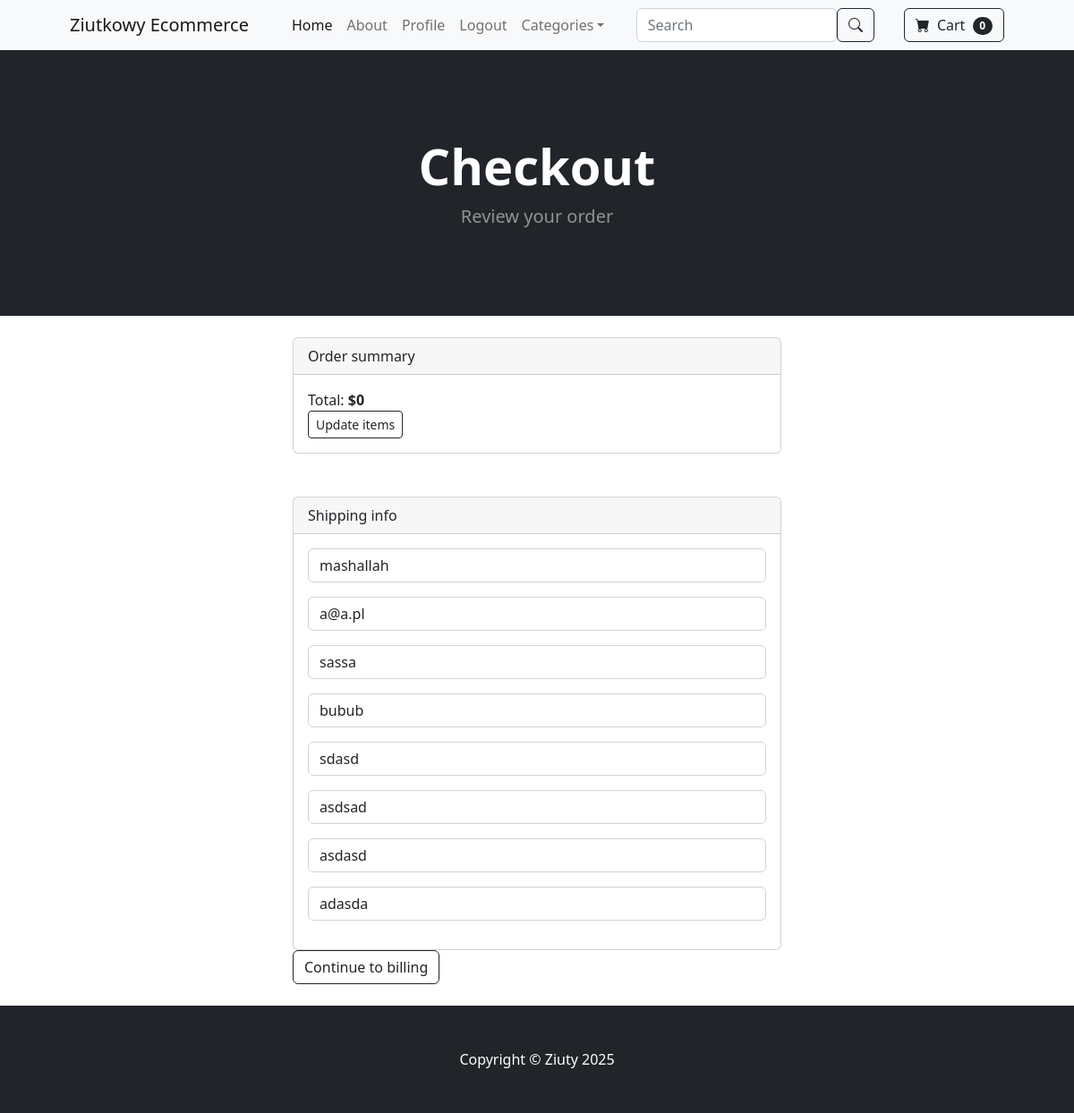
Page /payment/checkout/ (signed in) on the committed database.
### payment/models.py (models this page shows, shortened)
class ShippingAddress(models.Model):
    user = models.ForeignKey(User,on_delete=models.CASCADE, null=True, blank=True)
    shipping_full_name = models.CharField(max_length=255)
    shipping_email = models.EmailField(max_length=255)
    shipping_address1 = models.CharField(max_length=255)
    shipping_address2 = models.CharField(max_length=255)
    shipping_city = models.CharField(max_length=255)
    shipping_area = models.CharField(max_length=255)
    shipping_zipcode = models.CharField(max_length=255)
    shipping_country = models.CharField(max_length=255)
    class Meta:
        verbose_name_plural = 'Shipping Address'

### payment/views.py (the view)
# urls.py: path('checkout/', views.checkout, name='checkout'),
def checkout(request):
    cart = Cart(request)
    cart_products = cart.get_prods
    quantities = cart.get_quants
    totals = cart.cart_total()
    if not request.user.is_authenticated:
            ship_form = ChangeShippingForm(request.POST or None)
    else:
            try:
                shipping_user = ShippingAddress.objects.get(user__id=request.user.id)
            except ShippingAddress.DoesNotExist:
                shipping_user = None
            ship_form = ChangeShippingForm(request.POST or None,instance=shipping_user)
    return render(request, "payment/checkout.html",
                  {"cart_products": cart_products,
                    "quantities": quantities,
                    'totals':totals,
                    'ship_form':ship_form})

### cart/cart.py (called while the page is built)
    def __len__(self):
        return len(self.cart)

    def get_prods(self):
        product_ids = self.cart.keys()
        products = Products.objects.filter(id__in=product_ids)
        return products

    def cart_total(self):
        product_ids = self.cart.keys()
        products = Products.objects.filter(id__in=product_ids)
        quantites = self.cart
        total = 0
        for k,v in quantites.items():
            k = int(k)
            for product in products:
                if product.id == k:
                    total += (product.price * v)
        return total

### cart/context_processors.py (called while the page is built)
def cart(request):
    return{'cart': Cart(request)}

### store/context_processors.py (called while the page is built)
def categories(request):
    return {'categories': Category.objects.all()}

### payment/templates/payment/checkout.html (shortened to what this page needs)
{% extends 'base.html' %}
{% block content %}
        <header class="bg-dark py-5">
            <div class="container px-4 px-lg-5 my-5">
                <div class="text-center text-white">
                    <h1 class="display-4 fw-bolder">Checkout</h1>
                    <p class="lead fw-normal text-white-50 mb-0">Review your order</p>
                </div>
            </div>
        </header>
        <br/>
        <div class="container">
            <div class="row justify-content-center">
                <div class="col-md-6">
                    <div class="card">
                        <div class="card-header">
                          Order summary
                        </div>
                        <div class="card-body">
                            Total: <strong>${{ totals }}</strong>
                            <br/>
                            <a href="{% url 'cart_summary' %}" class="btn btn-sm btn-outline-dark">Update items </a>
                        </div>
                      </div>
                    <div class="card">
                        <div class="card-header">
                          Shipping info
                        </div>
                        <div class="card-body">
                            {{ ship_form.as_p }}
                        </div>
                      </div>
                    <a href="#" class="btn btn-outline-dark">Continue to billing</a>
                    <br/><br/>
                </div>
            </div>
    	</div>
{% endblock %}

### rows in the picture
ShippingAddress: shipping_full_name "mashallah", shipping_email "a@a.pl", shipping_address1 "sassa", shipping_address2 "bubub", shipping_city "sdasd", shipping_area "asdsad", shipping_zipcode "asdasd", shipping_country "adasda"

### other values in the picture
{{ cart|length }} "0"
{{ totals }} "0"
